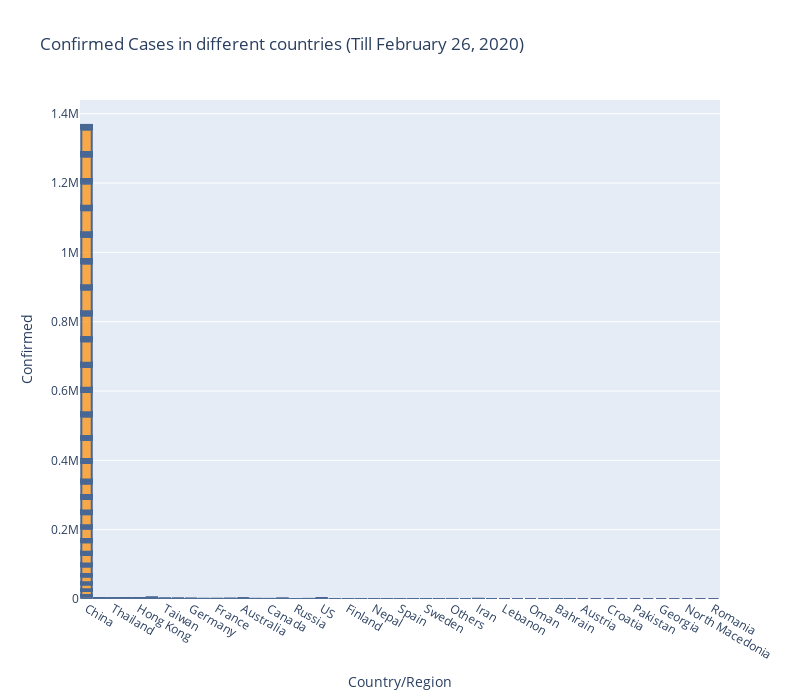
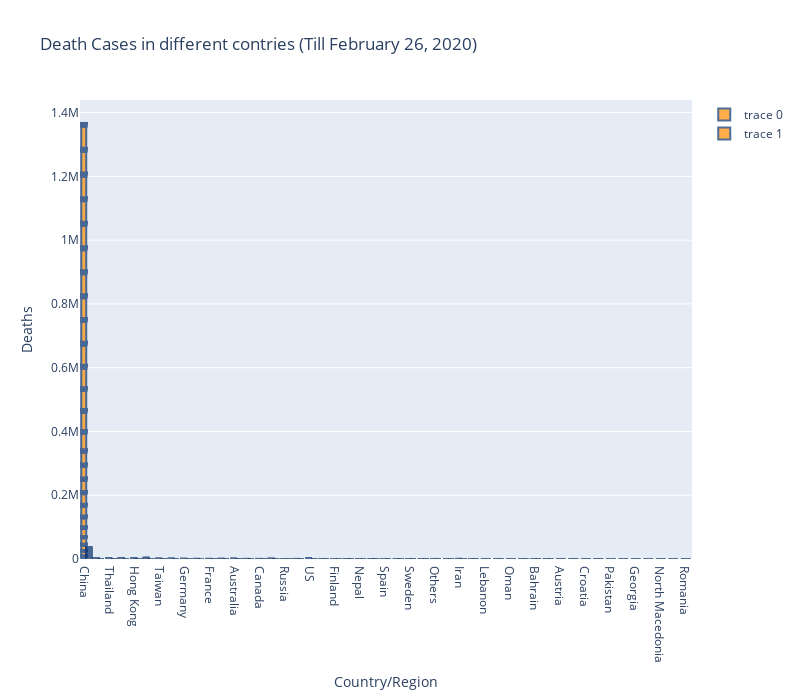

Source (notebook cell) for these figures, in order:
### Code cell
# Vizualizing the rise of cases from Feb 1st to Feb 26th
fig = go.Figure()
fig.add_trace(go.Bar(
                x=df["Country/Region"],
                y=df["Confirmed"],
                marker_color='darkorange',
                marker_line_color='rgb(8,48,107)',
                marker_line_width=2, 
                opacity=0.7)
             )

fig.update_layout(
    title_text='Confirmed Cases in different countries (Till February 26, 2020)',
    height=700, width=800, xaxis_title='Country/Region', yaxis_title='Confirmed')

fig.show()

fig.add_trace(go.Bar(
                x=df["Country/Region"],
                y=df["Deaths"],
                marker_color='darkorange',
                marker_line_color='rgb(8,48,107)',
                marker_line_width=2, 
                opacity=0.7)
             )

fig.update_layout(
    title_text='Death Cases in different contries (Till February 26, 2020)',
    height=700, width=800, xaxis_title='Country/Region', yaxis_title='Deaths')

fig.show()

### Figure 1 — Plotly figure (JSON) as saved in the notebook; plotly's stock layout.template omitted (floating-point values rounded to 4 significant figures; data arrays with more than 128 entries replaced by an {"elided": "..."} marker saying what was removed)
{"data": [{"marker": {"color": "darkorange", "line": {"color": "rgb(8,48,107)", "width": 2}}, "opacity": 0.7, "type": "bar", "x": {"elided": "1898 str values"}, "y": {"elided": "1898 int values"}}], "layout": {"height": 700, "title": {"text": "Confirmed Cases in different countries (Till February 26, 2020)"}, "width": 800, "xaxis": {"title": {"text": "Country/Region"}}, "yaxis": {"title": {"text": "Confirmed"}}}}

### Figure 2 — Plotly figure (JSON) as saved in the notebook; plotly's stock layout.template omitted (floating-point values rounded to 4 significant figures; data arrays with more than 128 entries replaced by an {"elided": "..."} marker saying what was removed)
{"data": [{"marker": {"color": "darkorange", "line": {"color": "rgb(8,48,107)", "width": 2}}, "opacity": 0.7, "type": "bar", "x": {"elided": "1898 str values"}, "y": {"elided": "1898 int values"}}, {"marker": {"color": "darkorange", "line": {"color": "rgb(8,48,107)", "width": 2}}, "opacity": 0.7, "type": "bar", "x": {"elided": "1898 str values"}, "y": {"elided": "1898 int values"}}], "layout": {"height": 700, "title": {"text": "Death Cases in different contries (Till February 26, 2020)"}, "width": 800, "xaxis": {"title": {"text": "Country/Region"}}, "yaxis": {"title": {"text": "Deaths"}}}}
